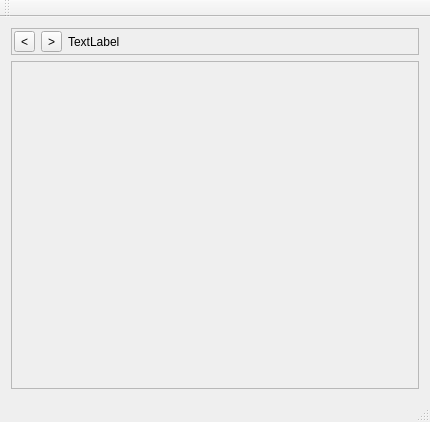
<?xml version="1.0" encoding="UTF-8"?>
<ui version="4.0">
 <class>MainWindow</class>
 <widget class="QMainWindow" name="MainWindow">
  <property name="geometry">
   <rect>
    <x>0</x>
    <y>0</y>
    <width>430</width>
    <height>422</height>
   </rect>
  </property>
  <property name="windowTitle">
   <string>MainWindow</string>
  </property>
  <widget class="QWidget" name="centralWidget">
   <layout class="QVBoxLayout" name="verticalLayout">
    <item>
     <widget class="QFrame" name="frame">
      <property name="sizePolicy">
       <sizepolicy hsizetype="Preferred" vsizetype="Minimum">
        <horstretch>0</horstretch>
        <verstretch>0</verstretch>
       </sizepolicy>
      </property>
      <property name="frameShape">
       <enum>QFrame::StyledPanel</enum>
      </property>
      <property name="frameShadow">
       <enum>QFrame::Raised</enum>
      </property>
      <layout class="QHBoxLayout" name="horizontalLayout">
       <property name="leftMargin">
        <number>2</number>
       </property>
       <property name="topMargin">
        <number>2</number>
       </property>
       <property name="rightMargin">
        <number>2</number>
       </property>
       <property name="bottomMargin">
        <number>2</number>
       </property>
       <item>
        <widget class="QToolButton" name="toolButton">
         <property name="text">
          <string>&lt;</string>
         </property>
        </widget>
       </item>
       <item>
        <widget class="QToolButton" name="toolButton_2">
         <property name="text">
          <string>&gt;</string>
         </property>
        </widget>
       </item>
       <item>
        <widget class="QLabel" name="current_path">
         <property name="sizePolicy">
          <sizepolicy hsizetype="Fixed" vsizetype="Minimum">
           <horstretch>0</horstretch>
           <verstretch>0</verstretch>
          </sizepolicy>
         </property>
         <property name="frameShadow">
          <enum>QFrame::Plain</enum>
         </property>
         <property name="text">
          <string>TextLabel</string>
         </property>
         <property name="textFormat">
          <enum>Qt::PlainText</enum>
         </property>
         <property name="scaledContents">
          <bool>true</bool>
         </property>
        </widget>
       </item>
       <item>
        <spacer name="horizontalSpacer">
         <property name="orientation">
          <enum>Qt::Horizontal</enum>
         </property>
         <property name="sizeHint" stdset="0">
          <size>
           <width>40</width>
           <height>20</height>
          </size>
         </property>
        </spacer>
       </item>
      </layout>
     </widget>
    </item>
    <item>
     <widget class="QScrollArea" name="scrollArea">
      <property name="widgetResizable">
       <bool>true</bool>
      </property>
      <widget class="QWidget" name="scrollAreaWidgetContents">
       <property name="geometry">
        <rect>
         <x>0</x>
         <y>0</y>
         <width>404</width>
         <height>302</height>
        </rect>
       </property>
       <layout class="QVBoxLayout" name="verticalLayout_2">
        <item>
         <widget class="QWidget" name="file_layout_2" native="true">
          <layout class="QGridLayout" name="file_layout"/>
         </widget>
        </item>
       </layout>
      </widget>
     </widget>
    </item>
   </layout>
  </widget>
  <widget class="QMenuBar" name="menuBar">
   <property name="geometry">
    <rect>
     <x>0</x>
     <y>0</y>
     <width>430</width>
     <height>22</height>
    </rect>
   </property>
  </widget>
  <widget class="QToolBar" name="mainToolBar">
   <attribute name="toolBarArea">
    <enum>TopToolBarArea</enum>
   </attribute>
   <attribute name="toolBarBreak">
    <bool>false</bool>
   </attribute>
  </widget>
  <widget class="QStatusBar" name="statusBar"/>
 </widget>
 <layoutdefault spacing="6" margin="11"/>
 <resources/>
 <connections/>
</ui>
